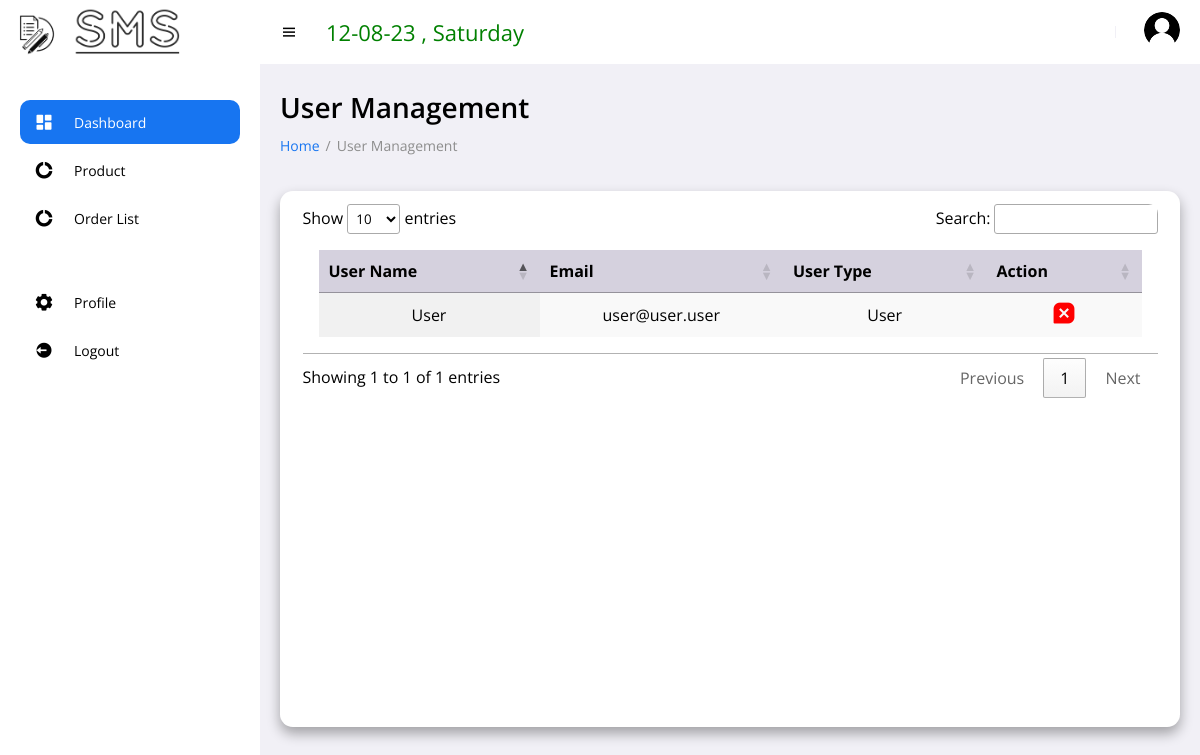
/usermanagement.php (signed in), run on an earlier commit of the app's database.
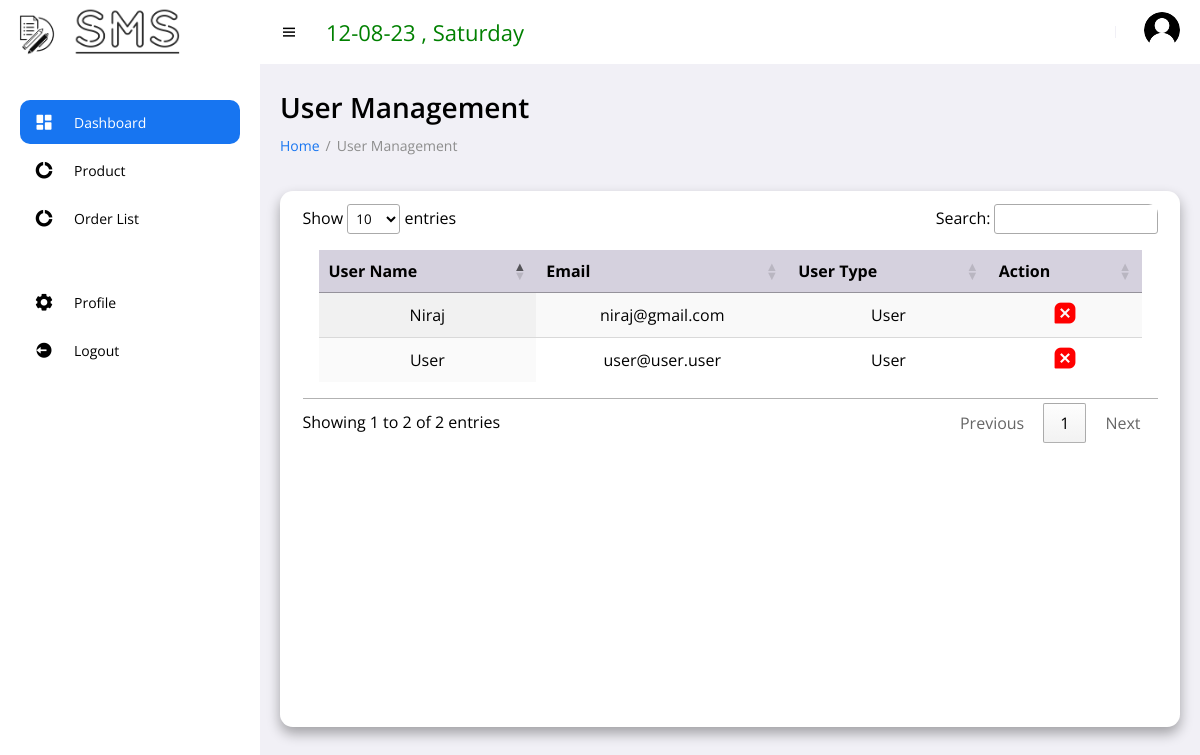
And on a later commit of the database.
### tables this page shows
CREATE TABLE `users` (
  `user_id` int(11) NOT NULL,
  `username` varchar(255) NOT NULL,
  `email` varchar(255) NOT NULL,
  `password` varchar(255) NOT NULL,
  `cpassword` varchar(255) NOT NULL,
  `user_type` int(11) NOT NULL
);

### usermanagement.php (the view, shortened to what this page needs)
<!DOCTYPE html>
<html lang="en">
<head>
	<link href='https://unpkg.com/boxicons@2.0.9/css/boxicons.min.css' rel='stylesheet'>
	<link rel="stylesheet" href="assets/css/style.css">
	<link rel="stylesheet" href="assets/css/add.css">
    <link rel="stylesheet" href="https://cdn.datatables.net/1.13.6/css/jquery.dataTables.min.css">
</head>
<body>
<section id="sidebar">
    <?php
        if($_SESSION['user_type'] == 1){
            include 'layouts/user_menu.php';
        }
        else{
            include 'layouts/admin_menu.php';
        }
    ?>
<main >
    <h1 class="title">User Management</h1>
    <ul class="breadcrumbs">
        <li><a href="admin_dashboard.php">Home</a></li>
        <li class="divider">/</li>
        <li><a href="usermanagement.php" class="active">User Management</a></li>
    </ul>
    <div class="content">
        <div class="table">
            <section class="table_body">
                <table id="table" class="display" style="width:100%">
                    <?php
                        include 'includes/connection.php';
                    ?>
                    <thead>
                        <tr>
                            <th>User Name</th>
                            <th>Email</th>
                            <th>User Type</th>
                            <th>Action</th>
                        </tr>
                    </thead>
                    <tbody>
                        <?php
                            $query = "SELECT * FROM users WHERE user_type='1'";
                            $result = mysqli_query($con,$query);
                            while($row= mysqli_fetch_array($result)){
                                $id = $row['user_id'];
                                $username = $row['username'];
                                $email = $row['email'];
                                $type = $row['user_type'];
                            ?>
                            <tr>
                                <td><?php  echo $username?></td>
                                <td><?php  echo $email ?></td>
                                <td><?php  if($type == 1){
                                                echo "User";
                                            }
                                            else{echo "Admin";}
                                ?></td>
                                <td><a onclick="return confirm('Are you sure you want to delete?')" href="./deleteuser.php?id=<?php echo $id; ?>"><i class='bx bxs-message-square-x' style="font-size:25px;color:red;"></i></a></td>
                            </tr>
                        <?php
                    }
                    ?>
                    </tbody>
                </table>
            </section>
        </div>
    </div>
</main>
</section>
</body>
</html>

What changed in the data, as far as the page shows it:
added users: username "Niraj", email "niraj@gmail.com", user_type "User"
Also different on the page:
text written by a page script: "Show entries Search: Showing 1 to 1 of 1 entries Previous 1 Next" → "Show entries Search: Showing 1 to 2 of 2 entries Previous 1 Next"
